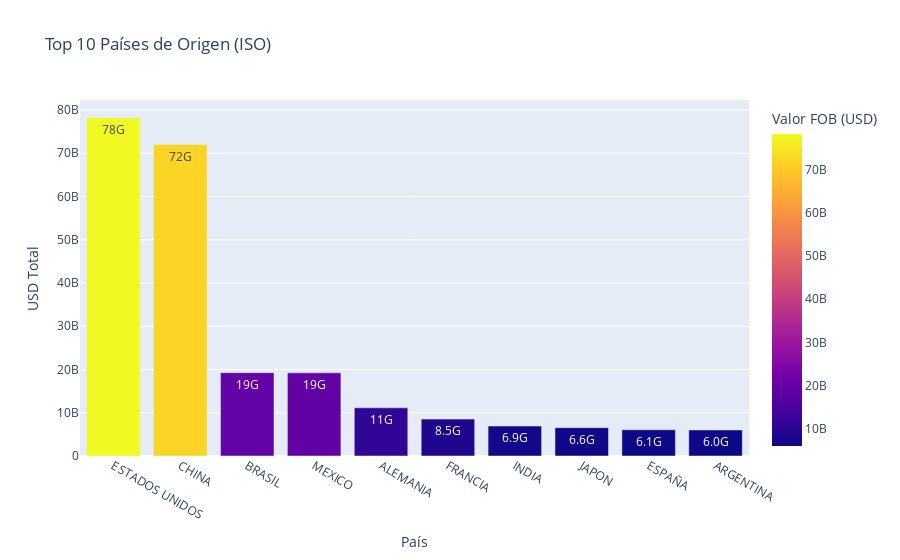

Source (notebook cell):
### Code cell
# ==============================================================================
# GRÁFICO 2: TOP 10 PAÍSES DE ORIGEN (Barras)
# ==============================================================================
print("2. Procesando Top Países...")

df_paises = (
    lazy_df
    .group_by("PAISGEN")
    .agg(pl.col("VAFODO").sum().alias("VALOR_TOTAL"))
    .sort("VALOR_TOTAL", descending=True)
    .limit(10) 
    .collect() # Ejecutamos para traer los 10 datos a memoria
)

# --- APLICAR MAPEO ISO ---
df_paises = df_paises.with_columns(
    pl.col("PAISGEN")
    .cast(pl.String)
    .str.replace(".0", "", literal=True) # Limpieza segura
    .replace(mapa_dian_impo_nombres)              # Conversión a ISO (Ej: 249 -> USA)
    .alias("ISO_CODE")                   # Guardamos en columna nueva
)

# Convertimos a Pandas para Plotly
pdf_paises = df_paises.to_pandas()

# Graficamos usando 'ISO_CODE' en el eje X
fig_bar = px.bar(
    pdf_paises,
    x="ISO_CODE",      # <--- Ahora usamos el código ISO
    y="VALOR_TOTAL",
    title="Top 10 Países de Origen (ISO)",
    text_auto='.2s',   # Formato resumido (10B, 5M)
    color="VALOR_TOTAL",
    hover_data=["PAISGEN"], # Muestra el código original al pasar el mouse (opcional)
    labels={"ISO_CODE": "País (ISO)", "VALOR_TOTAL": "Valor FOB (USD)"}
)

fig_bar.update_layout(xaxis_title="País", yaxis_title="USD Total")
fig_bar.show()

### Figure 1 — Plotly figure (JSON) as saved in the notebook; plotly's stock layout.template omitted (floating-point values rounded to 4 significant figures)
{"data": [{"customdata": [["249"], ["215"], ["105"], ["493"], ["023"], ["275"], ["361"], ["399"], ["245"], ["063"]], "hovertemplate": "País (ISO)=%{x}<br>Valor FOB (USD)=%{marker.color}<br>PAISGEN=%{customdata[0]}<extra></extra>", "legendgroup": "", "marker": {"color": [78210000000.0, 72010000000.0, 19280000000.0, 19230000000.0, 11140000000.0, 8528000000.0, 6926000000.0, 6553000000.0, 6072000000.0, 6029000000.0], "coloraxis": "coloraxis", "pattern": {"shape": ""}}, "name": "", "orientation": "v", "showlegend": false, "textposition": "auto", "texttemplate": "%{y:.2s}", "type": "bar", "x": ["ESTADOS UNIDOS", "CHINA", "BRASIL", "MEXICO", "ALEMANIA", "FRANCIA", "INDIA", "JAPON", "ESPAÑA", "ARGENTINA"], "xaxis": "x", "y": [78210000000.0, 72010000000.0, 19280000000.0, 19230000000.0, 11140000000.0, 8528000000.0, 6926000000.0, 6553000000.0, 6072000000.0, 6029000000.0], "yaxis": "y"}], "layout": {"barmode": "relative", "coloraxis": {"colorbar": {"title": {"text": "Valor FOB (USD)"}}, "colorscale": [[0, "#0d0887"], [0.1111, "#46039f"], [0.2222, "#7201a8"], [0.3333, "#9c179e"], [0.4444, "#bd3786"], [0.5556, "#d8576b"], [0.6667, "#ed7953"], [0.7778, "#fb9f3a"], [0.8889, "#fdca26"], [1, "#f0f921"]]}, "legend": {"tracegroupgap": 0}, "title": {"text": "Top 10 Países de Origen (ISO)"}, "xaxis": {"anchor": "y", "domain": [0, 1], "title": {"text": "País"}}, "yaxis": {"anchor": "x", "domain": [0, 1], "title": {"text": "USD Total"}}}}
